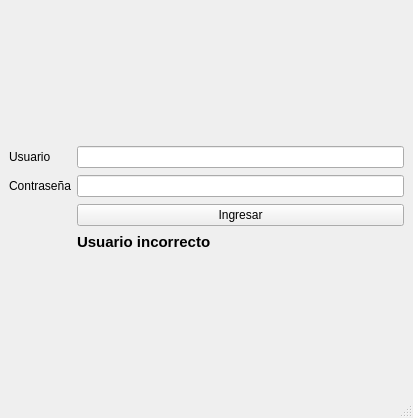
<?xml version="1.0" encoding="UTF-8"?>
<ui version="4.0">
 <class>MainWindow</class>
 <widget class="QMainWindow" name="MainWindow">
  <property name="enabled">
   <bool>true</bool>
  </property>
  <property name="geometry">
   <rect>
    <x>0</x>
    <y>0</y>
    <width>413</width>
    <height>418</height>
   </rect>
  </property>
  <property name="windowTitle">
   <string>MainWindow</string>
  </property>
  <widget class="QWidget" name="centralwidget">
   <layout class="QVBoxLayout" name="verticalLayout">
    <item>
     <layout class="QFormLayout" name="formLayout">
      <property name="formAlignment">
       <set>Qt::AlignLeading|Qt::AlignLeft|Qt::AlignVCenter</set>
      </property>
      <property name="verticalSpacing">
       <number>7</number>
      </property>
      <property name="bottomMargin">
       <number>0</number>
      </property>
      <item row="0" column="0">
       <widget class="QLabel" name="label">
        <property name="text">
         <string>Usuario</string>
        </property>
       </widget>
      </item>
      <item row="1" column="0">
       <widget class="QLabel" name="label_2">
        <property name="text">
         <string>Contraseña</string>
        </property>
        <property name="textFormat">
         <enum>Qt::AutoText</enum>
        </property>
       </widget>
      </item>
      <item row="1" column="1">
       <widget class="QLineEdit" name="lineEdit">
        <property name="echoMode">
         <enum>QLineEdit::Password</enum>
        </property>
       </widget>
      </item>
      <item row="0" column="1">
       <widget class="QLineEdit" name="lineEdit_2"/>
      </item>
      <item row="2" column="1">
       <widget class="QPushButton" name="pushButton">
        <property name="text">
         <string>Ingresar</string>
        </property>
       </widget>
      </item>
      <item row="3" column="1">
       <widget class="QLabel" name="lblIncorrect">
        <property name="enabled">
         <bool>true</bool>
        </property>
        <property name="font">
         <font>
          <pointsize>11</pointsize>
          <weight>75</weight>
          <bold>true</bold>
          <strikeout>false</strikeout>
         </font>
        </property>
        <property name="text">
         <string>Usuario incorrecto</string>
        </property>
       </widget>
      </item>
     </layout>
    </item>
   </layout>
  </widget>
  <widget class="QMenuBar" name="menubar">
   <property name="geometry">
    <rect>
     <x>0</x>
     <y>0</y>
     <width>413</width>
     <height>26</height>
    </rect>
   </property>
  </widget>
  <widget class="QStatusBar" name="statusbar"/>
 </widget>
 <resources/>
 <connections/>
</ui>
